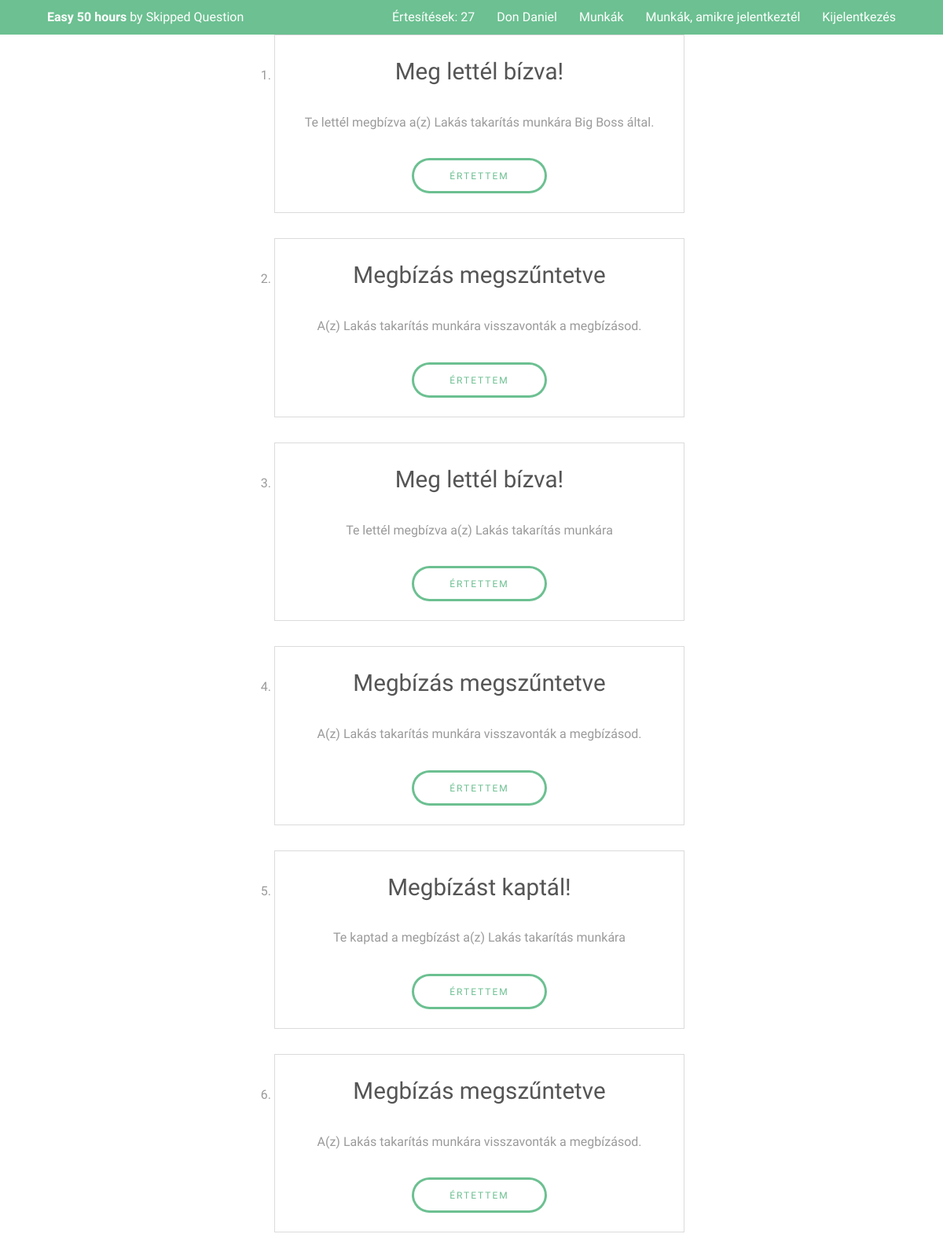
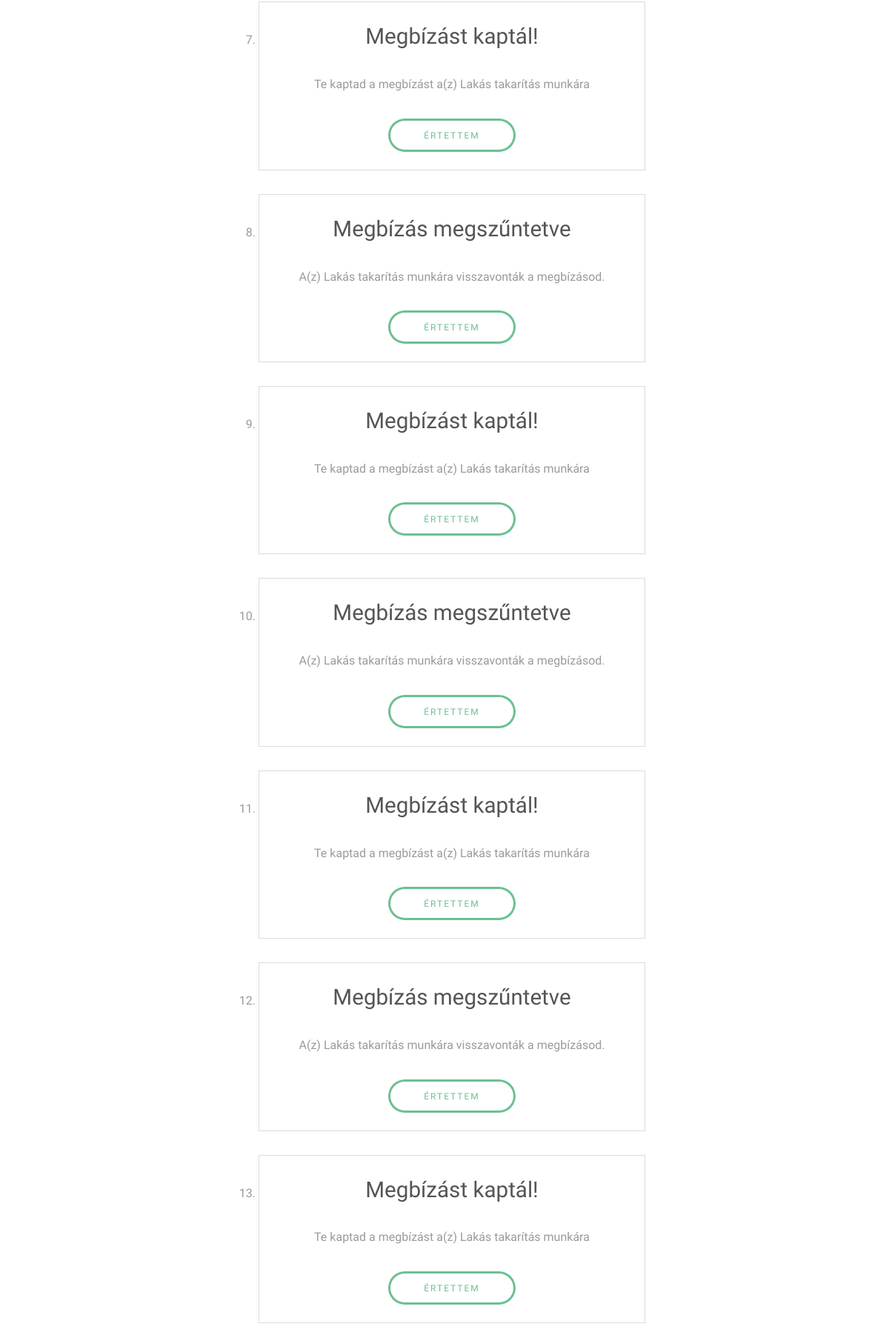
The app's page /Notificationes.php (signed in, upper part) with its own data (2 pictures, top to bottom).
### tables this page shows
CREATE TABLE IF NOT EXISTS `felhasznalok` (
  `id` int(11) NOT NULL AUTO_INCREMENT,
  `keresztnev` varchar(255) NOT NULL,
  `vezeteknev` varchar(255) NOT NULL,
  `email` varchar(255) NOT NULL,
  `jelszo` varchar(255) NOT NULL,
  `email_megerosito` varchar(255) NOT NULL,
  `profil_kep_allapot` int(11) NOT NULL DEFAULT '0',
  `felhasznalo_tipus` tinyint(4) NOT NULL,
  `telefonszam` varchar(50) DEFAULT NULL,
  `facebook_id` varchar(255) DEFAULT NULL,
  `bemutatkozas` text,
  `iskola_id` int(11) DEFAULT NULL,
  `diakigazolvany_szam` varchar(255) DEFAULT NULL,
  `oraszam` int(11) DEFAULT NULL,
  PRIMARY KEY (`id`),
  KEY `iskola_id` (`iskola_id`)
);

CREATE TABLE IF NOT EXISTS `ertesitesek` (
  `ertesitett_id` int(11) NOT NULL,
  `cim` varchar(255) NOT NULL,
  `tartalom` text NOT NULL,
  `feltoltve` datetime NOT NULL DEFAULT CURRENT_TIMESTAMP,
  `id` int(11) NOT NULL AUTO_INCREMENT,
  PRIMARY KEY (`id`),
  KEY `ertesitett_id` (`ertesitett_id`)
);

### Classes/Dbh.php (called while the page is built, shortened)
<?php
class Dbh{
    public function connect(){
        $this->dbServername = "localhost";
        $this->dbUsername = "root";
        $this->password = "";
        $this->dbName = "code4good";
        $this->charset = "utf8mb4";
        try{
        $dsn = 'mysql:host='.$this->dbServername.';dbname='.$this->dbName.';charset='.$this->charset;
        $pdo = new PDO($dsn , $this->dbUsername , $this->password);
        $pdo->setAttribute(PDO::ATTR_ERRMODE, PDO::ERRMODE_EXCEPTION);
        return $pdo;
        }
        catch(PDOException $e){
            echo 'Connection failed: '.$e->getMessage();
        }
    }
}

### Classes/Person.php (called while the page is built, shortened)
<?php
abstract class Person extends Dbh{
    public $id;
    public function setId($id){
        $this->id = $id;
    }
    public function setFirstName($firstName){
        $this->firstName = $firstName;
    }
    public function setLastName($lastName){
        $this->lastName = $lastName;
    }
    public function setUserType($userType){
        $this->userType = $userType;
    }
    public function setAllFromDB(){
        $sqlPerson = $this->connect()->prepare("SELECT * FROM felhasznalok WHERE id = ? ;");
        $sqlPerson->execute([$this->id]);
        $person = $sqlPerson->fetch();
        return $person;
    }
    public static function createPerson($id){
        $pdo = new Dbh;
        $sqlUserType = $pdo->connect()->prepare("SELECT felhasznalo_tipus FROM felhasznalok WHERE id = ? ;");
        $sqlUserType->execute([$id]);
        $userType = $sqlUserType->fetch();
        if($userType['felhasznalo_tipus'] === '0'){
            $student = new Student;
            $student->setId($id);
            return $student;
        }
        else if($userType['felhasznalo_tipus'] === '1'){
            $employer = new Employer;
            $employer->setId($id);
            return $employer;
        }
    }
}

### Classes/Student.php (called while the page is built, shortened)
<?php
class Student extends Person{
    public function setAllFromDB(){
        $person = parent::setAllFromDB();
    }
}

### Classes/Notification.php (called while the page is built, shortened)
<?php
class Notification extends Dbh{
    public $id;
    public function setId($id){
        $this->id = $id;
    }
    public function setTitle($title){
        $this->title = $title;
    }
    public function setContent($content){
        $this->content = $content;
    }
    public function setAllFromDB(){
        $sqlNotification = $this->connect()->prepare("SELECT * FROM ertesitesek WHERE id = ? ;");
        $sqlNotification->execute([$this->id]);
        $notification = $sqlNotification->fetch();
    }
}

### Notificationes.php (the view, shortened to what this page needs)
<?php
include_once 'Header.php';
include_once 'Classes/Notification.php';
if(count($user->notificationIds) === 0){
    ?>
<h3 class="align-center inner"><u><i>Mindennel naprakész vagy!</i></u><h3>
    <?php
}
    else{
?>
    <ol class="6u 9u$(small) inner align-center">
<?php
    foreach($user->notificationIds as $notificationId){
        $notification = new Notification;
        $notification->setId($notificationId);
        $notification->setAllFromDB();
    ?>
    <li class="inner box">
        <h2><?= $notification->title ?></h2>
        <p><?= $notification->content ?></p>
        <form action="Handlers/Kill_Notification_Handler.php" metho="GET">
            <input type="submit" name="submit" value="Értettem">
        </form>
    </li>
    <?php
    }
     ?>
    </ol>
    <?php
}
include_once 'Footer.php';

### Header.php (shortened to what this page needs)
<?php
include_once 'Classes/Dbh.php';
include_once 'Classes/Person.php';
include_once 'Classes/Student.php';
$bodyClass = "subpage";
$homePage = 'Welcome.php';
if(isset($_SESSION['userId'])){
    $user = Person::createPerson($_SESSION['userId']);
    $user->setAllFromDB();
    $user->setNotificationIds();
    $numberOfNotificationes = count($user->notificationIds);
}
?>
<!DOCTYPE HTML>
<html>
	<head>
		<link rel="stylesheet" href="assets/css/main.css" />
	</head>
	<body class="<?= $bodyClass; ?>" >
			<header id="header">
				<div class="inner">
					<a href="<?= $homePage ?>" class="logo"><strong>Easy 50 hours</strong> by Skipped Question</a>
                        <nav id="nav">
                            <?php
                                if(!isset($user)){
                            ?>
                                <a href="Login.php">Bejelnetkezés</a>
                                <a href="Diak_Registration.php">Diák vagyok</a>
                                <a href="Munkaado_Registration.php">Munkaadó vagyok</a>
                            <?php
                                }
                                else if(isset($user)){
                            ?>
                                    <a href="Notificationes.php">Értesítések: <?= $numberOfNotificationes?></a>
                                    <a href="Profile.php?id=<?= $user->id ?>"><?= $user->lastName ?> <?= $user->firstName ?></a>
                                    <?php
                                        if($user->userType === '1'){
                                    ?>
                                    <a href="Munkaado_My_Jobs.php">Ajánlataim</a>
                                    <?php
                                        }
                                        else if($user->userType === '0'){
                                    ?>
                                    <a href="Browse_Jobs.php">Munkák</a>
                                    <a href="Welcome.php">Munkák, amikre jelentkeztél</a>
                                    <?php
                                        }
                                    ?>
                                    <a href="Handlers/Logout_Handler.php">Kijelentkezés</a>
                            <?php
                                }
                            ?>
                        </nav>
				</div>
			</header>

### assets/css/main.css (style rules this page uses)
html, body, div, span, applet, object, iframe, h1, h2, h3, h4, h5, h6, p, blockquote, pre, a, abbr, acronym, address, big, cite, code, del, dfn, em, img, ins, kbd, q, s, samp, small, strike, strong, sub, sup, tt, var, b, u, i, center, dl, dt, dd, ol, ul, li, fieldset, form, label, legend, table, caption, tbody, tfoot, thead, tr, th, td, article, aside, canvas, details, embed, figure, figcaption, footer, header, hgroup, menu, nav, output, ruby, section, summary, time, mark, audio, video { margin: 0; padding: 0; border: 0; font-size: 100%; font: inherit; vertical-align: baseline; }
article, aside, details, figcaption, figure, footer, header, hgroup, menu, nav, section { display: block; }
body { line-height: 1; }
ol, ul { list-style: none; }
body { -webkit-text-size-adjust: none; }
*, *:before, *:after { -moz-box-sizing: border-box; -webkit-box-sizing: border-box; box-sizing: border-box; }
.\36 u, .\36 u\24 { width: 50%; clear: none; margin-left: 0; }
body { -ms-overflow-style: scrollbar; }
body { background: #fff; }
body, input, select, textarea { color: #9a9a9a; font-family: "Source Sans Pro", Arial, Helvetica, sans-serif; font-size: 14pt; font-weight: 400; line-height: 1.65; }
@media screen and (max-width: 1680px) { body, input, select, textarea { font-size: 12pt; } }
@media screen and (max-width: 1280px) { body, input, select, textarea { font-size: 12pt; } }
a { color: #6cc091; text-decoration: underline; }
strong, b { color: #555; font-weight: 600; }
p { margin: 0 0 2em 0; }
h1, h2, h3, h4, h5, h6 { color: #555; font-weight: 400; line-height: 1.5; margin: 0 0 1em 0; }
h2 { font-size: 1.85em; font-weight: 300; }
.align-center { text-align: center; }
.inner { max-width: 75em; margin: 0 auto; }
@media screen and (max-width: 1280px) { .inner { max-width: 90%; } }
form { margin: 0 0 2em 0; }
.box { border: solid 1px #dbdbdb; margin-bottom: 2em; padding: 1.5em; }
.box > :last-child, .box > :last-child > :last-child, .box > :last-child > :last-child > :last-child { margin-bottom: 0; }
ol { list-style: decimal; margin: 0 0 2em 0; padding-left: 1.25em; }
ol li { padding-left: 0.25em; }
input[type="submit"], input[type="reset"], input[type="button"], button, .button { -moz-appearance: none; -webkit-appearance: none; -ms-appearance: none; appearance: none; -moz-transition: background-color 0.2s ease-in-out, color 0.2s ease-in-out; -webkit-transition: background-color 0.2s ease-in-out, color 0.2s ease-in-out; -ms-transition: background-color 0.2s ease-in-out, color 0.2s ease-in-out; transition: background-color 0.2s ease-in-out, color 0.2s ease-in-out; background-color: transparent; box-shadow: inset 0 0 0 3px #6cc091; color: #6cc091 !important; border-radius: 30px; border: 0; cursor: pointer; display: inline-block; font-size: .75em; font-weight: 400; height: 3.75em; line-height: 3.85em; letter-spacing: 2px; padding: 0 4em; text-align: center; text-decoration: none; text-transform: uppercase; white-space: nowrap; }
.subpage { padding-top: 44px; }
.subpage #header { background: #6cc091; top: 0; height: 44px; line-height: 44px; position: fixed; }
#header { color: #fff; cursor: default; height: 3.25em; left: 0; line-height: 3.25em; position: absolute; text-align: right; top: 2em; width: 100%; z-index: 10001; }
#header .inner { margin: 0 auto; position: relative; }
#header .logo { color: #ffffff; display: inline-block; font-weight: 400; height: inherit; left: 0; line-height: inherit; margin: 0; padding: 0; position: absolute; top: 0; font-size: 1em; }
#header .logo strong { color: #ffffff; font-weight: 600; }
#header a { -moz-transition: color 0.2s ease-in-out; -webkit-transition: color 0.2s ease-in-out; -ms-transition: color 0.2s ease-in-out; transition: color 0.2s ease-in-out; display: inline-block; padding: 0 0.75em; color: inherit; text-decoration: none; font-size: 1em; }
#header a:last-child { padding-right: 0; }
#navPanel a:not(.close) { border-top: solid 1px #8dcca9; color: #daefe3; font-weight: 600; display: block; padding: 0.75em 0; text-decoration: none; font-weight: 400; }
#navPanel a:not(.close):first-child { border: none; }

### records on screen
felhasznalok: vezeteknev "Don", keresztnev "Daniel"
ertesitesek: cim "Meg lettél bízva!", tartalom "Te lettél megbízva a(z) Lakás takarítás munkára Big Boss által."
ertesitesek: cim "Megbízás megszűntetve", tartalom "A(z) Lakás takarítás munkára visszavonták a megbízásod."
ertesitesek: cim "Meg lettél bízva!", tartalom "Te lettél megbízva a(z) Lakás takarítás munkára"
ertesitesek: cim "Megbízás megszűntetve", tartalom "A(z) Lakás takarítás munkára visszavonták a megbízásod."
ertesitesek: cim "Megbízást kaptál!", tartalom "Te kaptad a megbízást a(z) Lakás takarítás munkára"
ertesitesek: cim "Megbízás megszűntetve", tartalom "A(z) Lakás takarítás munkára visszavonták a megbízásod."
ertesitesek: cim "Megbízást kaptál!", tartalom "Te kaptad a megbízást a(z) Lakás takarítás munkára"
ertesitesek: cim "Megbízás megszűntetve", tartalom "A(z) Lakás takarítás munkára visszavonták a megbízásod."
ertesitesek: cim "Megbízást kaptál!", tartalom "Te kaptad a megbízást a(z) Lakás takarítás munkára"
ertesitesek: cim "Megbízás megszűntetve", tartalom "A(z) Lakás takarítás munkára visszavonták a megbízásod."
ertesitesek: cim "Megbízást kaptál!", tartalom "Te kaptad a megbízást a(z) Lakás takarítás munkára"
ertesitesek: cim "Megbízás megszűntetve", tartalom "A(z) Lakás takarítás munkára visszavonták a megbízásod."
ertesitesek: cim "Megbízást kaptál!", tartalom "Te kaptad a megbízást a(z) Lakás takarítás munkára"

### other values on screen
$numberOfNotificationes "27"
